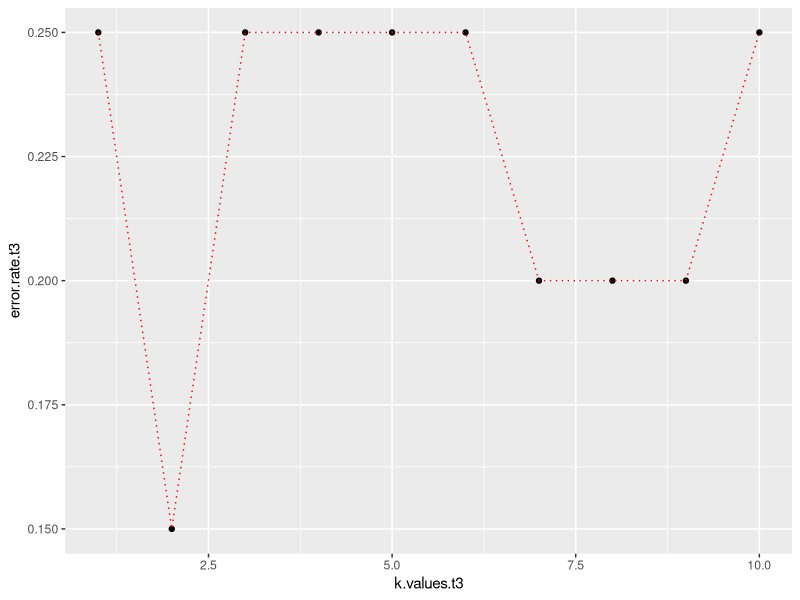

The R source for this figure:
df.t3 <- read.csv("t-3.csv")
#
scale.t3 <- scale(df.t3[1:7])
#
var(scale.t3[,1])
df.final.t3 <- cbind(scale.t3,df.t3[8])
#split
set.seed(101)
library(caTools)
sample.t3 <- sample.split(df.final.t3$br, SplitRatio = 0.7)
train.t3 <- subset(df.final.t3, sample.t3 == T)
test.t3 <- subset(df.final.t3, sample.t3 == F)

#train the data
library(class)

predict.t3 <- knn(train.t3[1:7], test.t3[1:7], train.t3$br, k = 2)
predict.t3

#misclassification rate calculation 
mean(test.t3$br !=predict.t3)

# changing k values to get better results
predict.t3 <- NULL
error.rate.t3 <- NULL

for (i in 1:10) {
  set.seed(101)
  predict.t3 <- knn(train.t3[1:7], test.t3[1:7], train.t3$br, k = i)
  error.rate.t3[i] <- mean(test.t3$br != predict.t3)
}

#using elbow method to find k
library(ggplot2)
k.values.t3 <- 1:10
error.t3 <- data.frame(error.rate.t3,k.values.t3)

pl.t3 <- ggplot(error.t3, aes(x=k.values.t3, y=error.rate.t3)) + geom_point() 
pl.t3 <- pl.t3 + geom_line(lty = "dotted", color = "red")
plot(pl.t3)

# k = 2 is best
